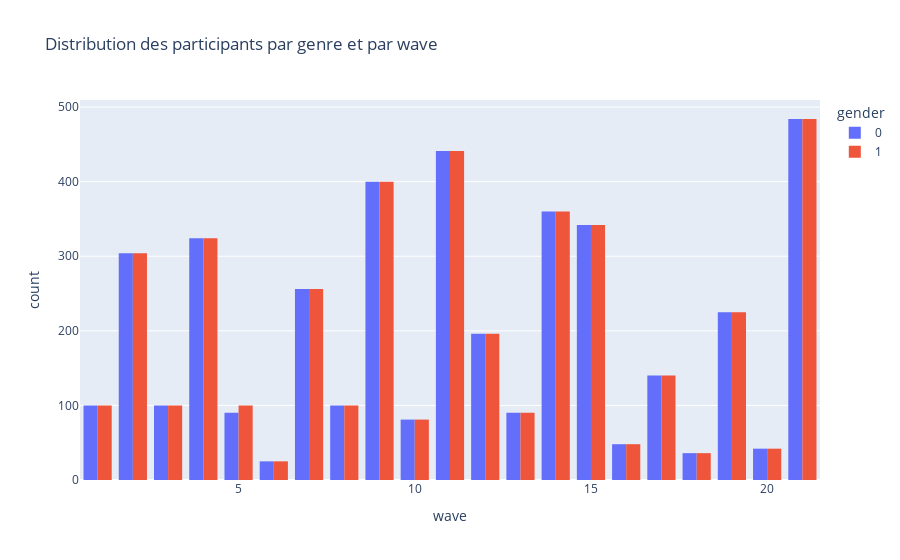

The code cell stored with this chart in its notebook:
### Markdown cell above
VISUALISATIONS:

### Code cell
# Visualisation de la distribution des participants par genre et par wave

fig=px.histogram(df, x='wave', color='gender', barmode='group', title="Distribution des participants par genre et par wave")
fig.show()

### Figure 1 — Plotly figure (JSON) as saved in the notebook; plotly's stock layout.template omitted (floating-point values rounded to 4 significant figures; data arrays with more than 128 entries replaced by an {"elided": "..."} marker saying what was removed)
{"data": [{"alignmentgroup": "True", "bingroup": "x", "hovertemplate": "gender=0<br>wave=%{x}<br>count=%{y}<extra></extra>", "legendgroup": "0", "marker": {"color": "#636efa", "pattern": {"shape": ""}}, "name": "0", "offsetgroup": "0", "orientation": "v", "showlegend": true, "type": "histogram", "x": {"elided": "4184 int values"}, "xaxis": "x", "yaxis": "y"}, {"alignmentgroup": "True", "bingroup": "x", "hovertemplate": "gender=1<br>wave=%{x}<br>count=%{y}<extra></extra>", "legendgroup": "1", "marker": {"color": "#EF553B", "pattern": {"shape": ""}}, "name": "1", "offsetgroup": "1", "orientation": "v", "showlegend": true, "type": "histogram", "x": {"elided": "4194 int values"}, "xaxis": "x", "yaxis": "y"}], "layout": {"barmode": "group", "legend": {"title": {"text": "gender"}, "tracegroupgap": 0}, "title": {"text": "Distribution des participants par genre et par wave"}, "xaxis": {"anchor": "y", "domain": [0, 1], "title": {"text": "wave"}}, "yaxis": {"anchor": "x", "domain": [0, 1], "title": {"text": "count"}}}}
